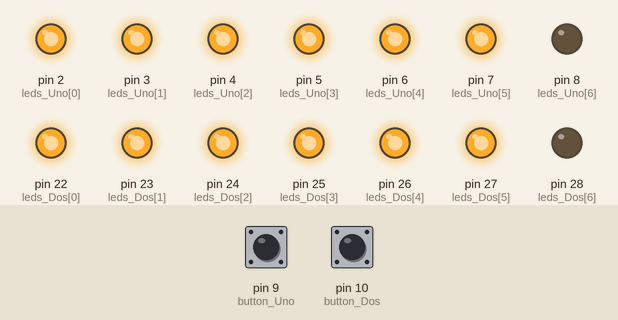
The sketch below on a simulated Arduino Mega 2560, built with avr-gcc and run on an emulated ATmega2560. Parts: output pins drawn as LEDs (lit = HIGH). Dashed ring = blinking. The test bench sets the inputs (shaded band); at power-on: pin 9 (button_Uno) LOW, pin 10 (button_Dos) LOW.

Above: at 1.2 s.
1.3 s: pin 9 (button_Uno) pulled HIGH for 1 s
At 3.2 s:
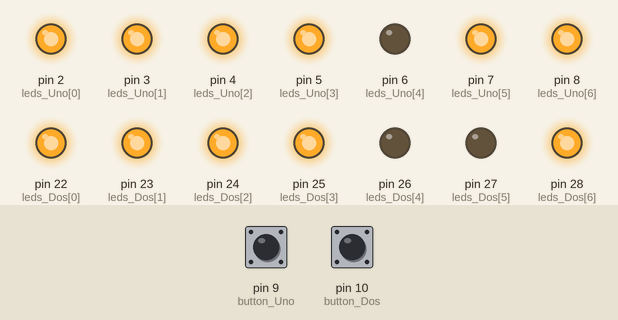
4.3 s: pin 10 (button_Dos) pulled HIGH for 3.2 s
At 7.9 s:
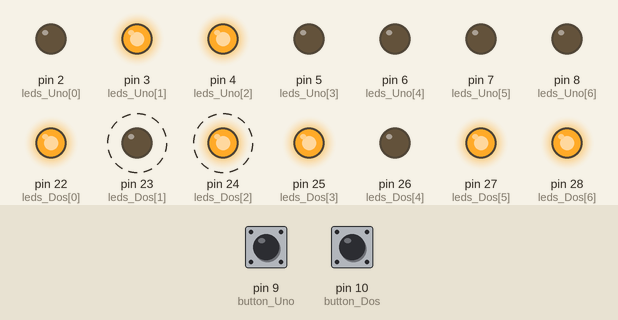
9.0 s: pin 10 (button_Dos) pulled HIGH for 0.15 s
At 9.6 s:
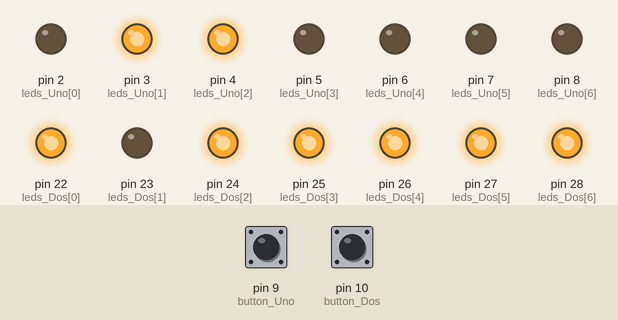
10.6 s: pin 10 (button_Dos) pulled HIGH for 1 s
At 12.7 s:
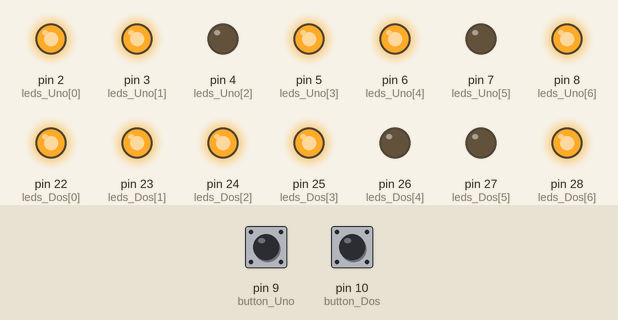
13.6 s: pin 10 (button_Dos) pulled HIGH for 0.15 s
At 14.3 s:
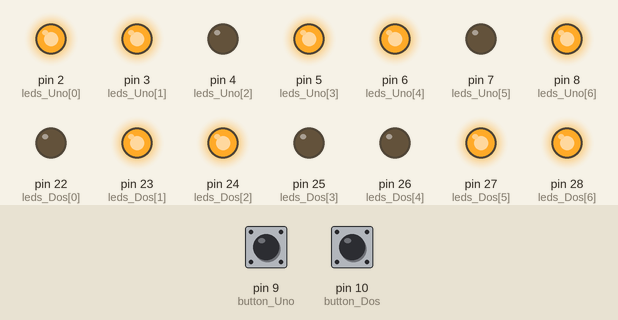
15.2 s: pin 10 (button_Dos) pulled HIGH for 0.15 s
At 16.7 s:
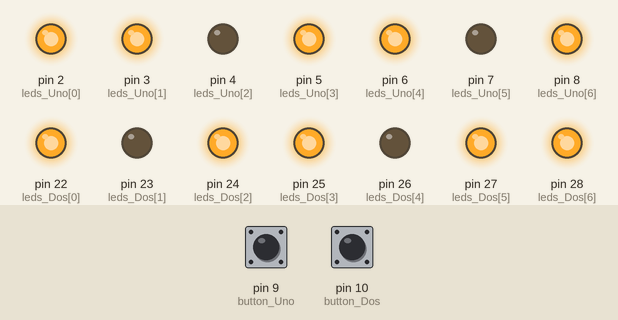
Timing chart, 0 to 17.8 s (numbered marks = the images above; inputs shaded):
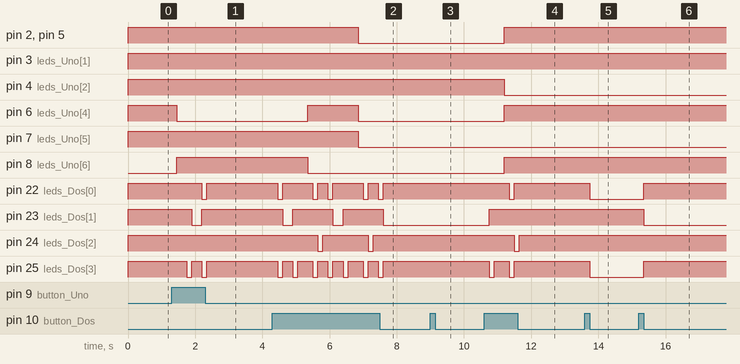

The sketch:

topic3.ino
```cpp
int leds_Uno[] = {2, 3, 4, 5, 6, 7, 8};
int leds_Dos[] = {22, 23, 24, 25, 26, 27, 28};
int button_Uno = 9;
int button_Dos = 10;
int numbers = 0;
int digit_Array[10][7] = {
  {1, 1, 1, 1, 1, 1, 0},
  {0, 1, 1, 0, 0, 0, 0},
  {1, 1, 0, 1, 1, 0, 1},
  {1, 1, 1, 1, 0, 0, 1},
  {0, 1, 1, 0, 0, 1, 1},
  {1, 0, 1, 1, 0, 1, 1},
  {1, 0, 1, 1, 1, 1, 1},
  {1, 1, 1, 0, 0, 0, 0},
  {1, 1, 1, 1, 1, 1, 1},
  {1, 1, 1, 1, 0, 1, 1},
};

void setup(){
  for(int i = 0 ; i < 7 ; i++){
    pinMode(leds_Uno[i], OUTPUT);
    pinMode(leds_Dos[i], OUTPUT);
  }

  pinMode(button_Uno, INPUT);
  pinMode(button_Dos, INPUT);
}

void segmentOutput(int pins[], int digit){
  for(int i = 0 ; i < 7 ; i++){
    digitalWrite(pins[i], digit_Array[digit][i]);
}
}

void loop(){
  if (digitalRead(button_Uno) == HIGH){
    numbers--;
    if (numbers < 0) numbers = 99;
    delay(150);
  }

  if (digitalRead(button_Dos) == HIGH){
    numbers++;
    if (numbers > 99) numbers = 0;
    delay(150);
  }

  int tens = numbers / 10;
  int ones = numbers % 10;

  segmentOutput(leds_Uno, tens);
  segmentOutput(leds_Dos, ones);
}
```

Measured:
- after the input at 1.3 s, pin 6 (leds_Uno[4]): HIGH → LOW after 0.15 s; pin 8 (leds_Uno[6]): LOW → HIGH after 0.15 s
- after the input at 4.3 s, pin 2 (leds_Uno[0]), pin 5 (leds_Uno[3]): HIGH → LOW after 2.6 s
- after the input at 9.0 s, pin 26 (leds_Dos[4]): LOW → HIGH after 0.15 s
- after the input at 10.6 s, pin 2 (leds_Uno[0]): LOW → HIGH after 0.60 s; pin 4 (leds_Uno[2]): HIGH → LOW after 0.60 s
- after the input at 13.6 s, pin 22 (leds_Dos[0]), pin 25 (leds_Dos[3]): HIGH → LOW after 0.15 s; pin 27 (leds_Dos[5]): LOW → HIGH after 0.15 s
- after the input at 15.2 s, pin 22 (leds_Dos[0]), pin 25 (leds_Dos[3]): LOW → HIGH after 0.15 s; pin 23 (leds_Dos[1]): HIGH → LOW after 0.15 s
